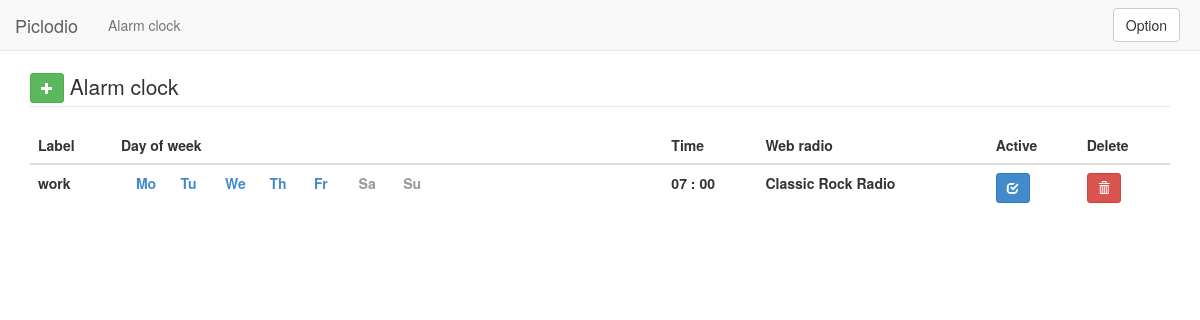
Page /alarmclock/ on the earlier database version.
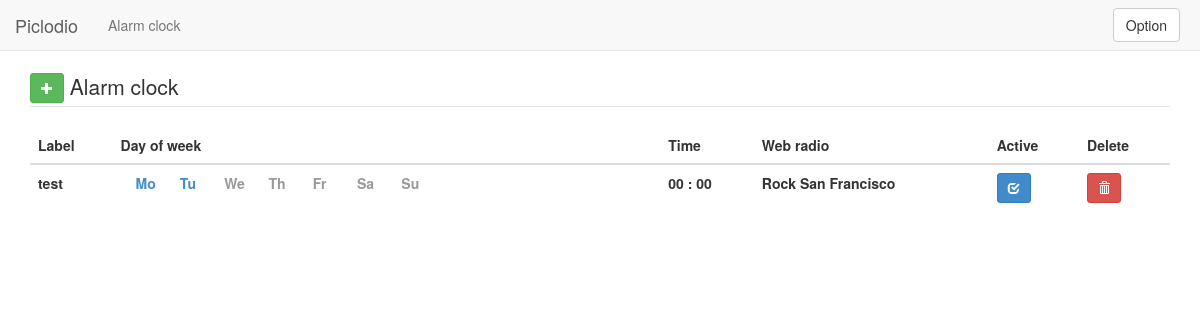
Same page on the later database version.
### webgui/models.py (models this page shows)
class Alarmclock(models.Model):
    id =        models.IntegerField(primary_key=True, blank=True)
    label =     models.CharField(max_length=100)
    hour =      models.IntegerField(blank=True)
    minute =    models.IntegerField(blank=True)
    period =    models.CharField(max_length=100)    # cron syntax dow (day of week)
    active =    models.BooleanField()               # is this Alarm Clock active?
    webradio =  models.ForeignKey(Webradio)

class Webradio(models.Model):
    id =            models.IntegerField(primary_key=True, blank=True)
    name =          models.CharField(max_length=100)
    url =           models.CharField(max_length=100)
    selected =      models.BooleanField() # is the webradio selected to be played

### webgui/views.py (the view)
# urls.py: url(r'^alarmclock/$','webgui.views.alarmclock'),
def alarmclock(request):
    listAlarm = Alarmclock.objects.all()
    return render(request, 'alarmclock.html',{'listAlarm': listAlarm,})

### webgui/template/alarmclock.html (shortened to what this page needs)
<!DOCTYPE html>
<html>
  <head>
    <link href="{{ STATIC_URL }}/dist/css/bootstrap.min.css" rel="stylesheet">
  </head>
  <body>
    <nav class="navbar navbar-default navbar-static-top" role="navigation">
        <a class="navbar-brand" href="/">Piclodio</a><p class="navbar-text">Alarm clock</p>
        <button style="float: right;margin-right:20px" type="button" class="btn btn-default navbar-btn">Option</button>
    </nav>
    <div class="container">
         <fieldset class="scheduler-border">
            <legend class="scheduler-border"><a href="/addalarmclock" style="margin-bottom: 3px" type="button" class="btn btn-success btn-sm"><span class="glyphicon glyphicon-plus"></span></a>  Alarm clock</legend>
            <table class="table">
                <thead>
                    <tr>
                        <th>Label</th>
                        <th>Day of week</th>
                        <th>Time</th>
                        <th>Web radio</th>
                        <th>Active</th>
                        <th>Delete</th>
                    </tr>
                </thead>
                <tbody>
                    {% for alarmclock in listAlarm %}
                        <tr>
                            <th>
                                {{alarmclock.label}}
                            </th>
                            <th>
                               <div class="col-xs-1"><span class="text-{% if "1" in alarmclock.period  %}primary{% else %}muted{% endif %}">Mo</span></div>
                               <div class="col-xs-1"><span class="text-{% if "2" in alarmclock.period  %}primary{% else %}muted{% endif %}">Tu</span></div>
                               <div class="col-xs-1"><span class="text-{% if "3" in alarmclock.period  %}primary{% else %}muted{% endif %}">We</span></div>
                               <div class="col-xs-1"><span class="text-{% if "4" in alarmclock.period  %}primary{% else %}muted{% endif %}">Th</span></div>
                               <div class="col-xs-1"><span class="text-{% if "5" in alarmclock.period  %}primary{% else %}muted{% endif %}">Fr</span></div>
                               <div class="col-xs-1"><span class="text-{% if "6" in alarmclock.period  %}primary{% else %}muted{% endif %}">Sa</span></div>
                               <div class="col-xs-1"><span class="text-{% if "0" in alarmclock.period  %}primary{% else %}muted{% endif %}">Su</span></div>
                            </th>
                            <th>
                                {% if alarmclock.hour < 10 %}
                                    0{{alarmclock.hour}}
                                {% endif %}
                                :
                                {% if alarmclock.minute < 10 %}
                                    0{{alarmclock.minute}}
                                {% endif %}
                            </th>
                            <th>
                                {{alarmclock.webradio.name}}
                            </th>
                            <th>
                                <a href="/activeAlarmClock/{{alarmclock.id }}"style="margin-bottom: 3px" type="button" class="btn btn-{% if alarmclock.active == True %}primary{% else %}default{% endif %} btn-sm">
                                    <span class="glyphicon {% if alarmclock.active == True %}glyphicon-check{% else %}glyphicon-unchecked{% endif %}"></span>
                                </a>
                            </th>
                            <th>
                                <a href="/deleteAlarmClock/{{alarmclock.id }}"style="margin-bottom: 3px" type="button" class="btn btn-danger btn-sm">
                                    <span class="glyphicon glyphicon-trash"></span>
                                </a>
                            </th>
                        </tr>
                    {% empty %}
                        <p class="lead text-primary">No alarm clock setted yet. </p>
                    {% endfor %}
                </tbody>
            </table>
        </fieldset >
    </div>
  </body>
</html>

Differences in the rows shown:
changed Alarmclock: label "work" → "test"; period "1,2,3,4,5" → "1,2" (drawn); hour "7" → "0"; webradio.name "Classic Rock Radio" → "Rock San Francisco"
